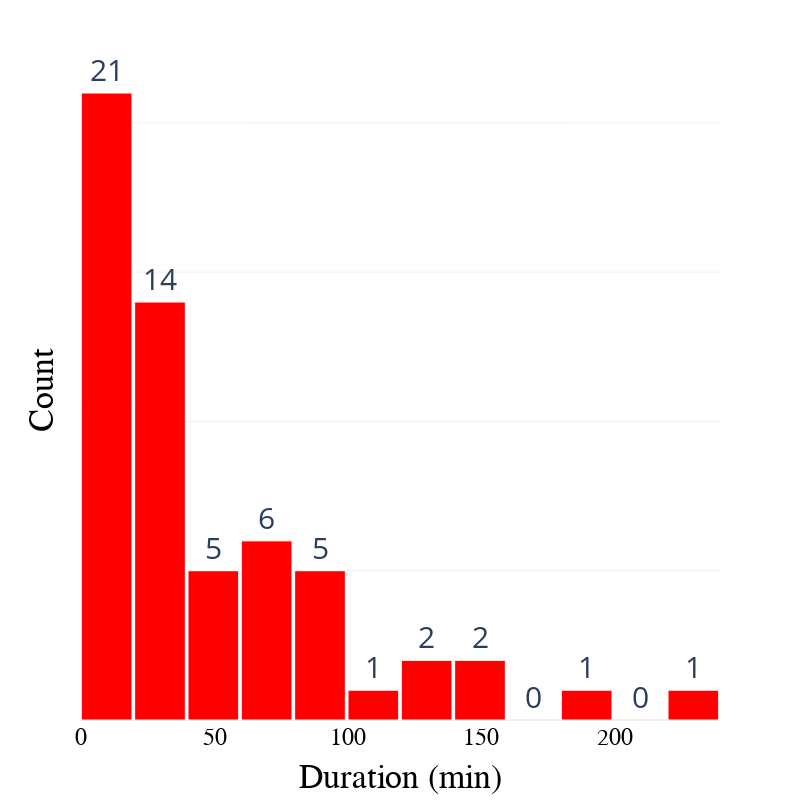

The notebook cell saved with this chart:
### Code cell
# Histogram with red bars
fig_global = px.histogram(
    merged_df,
    x='duracion_global',
    nbins=20,
    labels={'duracion_global': 'Duration (min)'},
    template='plotly_white',
    color_discrete_sequence=['red']  # Set bar color to red
)

fig_global.update_traces(
    marker_line_width=1,
    marker_line_color='white',
    texttemplate='%{y}',
    textposition='outside'
)

fig_global.update_layout(
    bargap=0.05,
    width=800,
    height=800,
    xaxis=dict(
        title='Duration (min)',
        title_font=dict(size=34, family='Arial', color='black'),
        tickfont=dict(size=24, family='Arial', color='black')
    ),
    yaxis=dict(
        title='Count',
        title_font=dict(size=34, family='Arial', color='black'),
        showticklabels=False   # Hide y-axis numbers
    ),
    uniformtext_minsize=30,
    uniformtext_mode='hide'
)

fig_global.show()

### Figure 1 — Plotly figure (JSON) as saved in the notebook; plotly's stock layout.template omitted (floating-point values rounded to 4 significant figures)
{"data": [{"alignmentgroup": "True", "bingroup": "x", "hovertemplate": "Duration (min)=%{x}<br>count=%{y}<extra></extra>", "legendgroup": "", "marker": {"color": "red", "line": {"color": "white", "width": 1}, "pattern": {"shape": ""}}, "name": "", "nbinsx": 20, "offsetgroup": "", "orientation": "v", "showlegend": false, "textposition": "outside", "texttemplate": "%{y}", "type": "histogram", "x": [10, 140, 10, 10, 20, 60, 70, 90, 10, 20, 10, 10, 10, 80, 30, 40, 10, 10, 50, 20, 10, 10, 70, 10, 90, 30, 10, 230, 30, 10, 120, 10, 10, 10, 40, 20, 110, 70, 150, 60, 10, 10, 20, 40, 80, 20, 10, 30, 40, 180, 80, 30, 20, 60, 10, 130, 30, 30], "xaxis": "x", "yaxis": "y"}], "layout": {"bargap": 0.05, "barmode": "relative", "height": 800, "legend": {"tracegroupgap": 0}, "margin": {"t": 60}, "uniformtext": {"minsize": 30, "mode": "hide"}, "width": 800, "xaxis": {"anchor": "y", "domain": [0, 1], "tickfont": {"color": "black", "family": "Arial", "size": 24}, "title": {"font": {"color": "black", "family": "Arial", "size": 34}, "text": "Duration (min)"}}, "yaxis": {"anchor": "x", "domain": [0, 1], "showticklabels": false, "title": {"font": {"color": "black", "family": "Arial", "size": 34}, "text": "Count"}}}}
